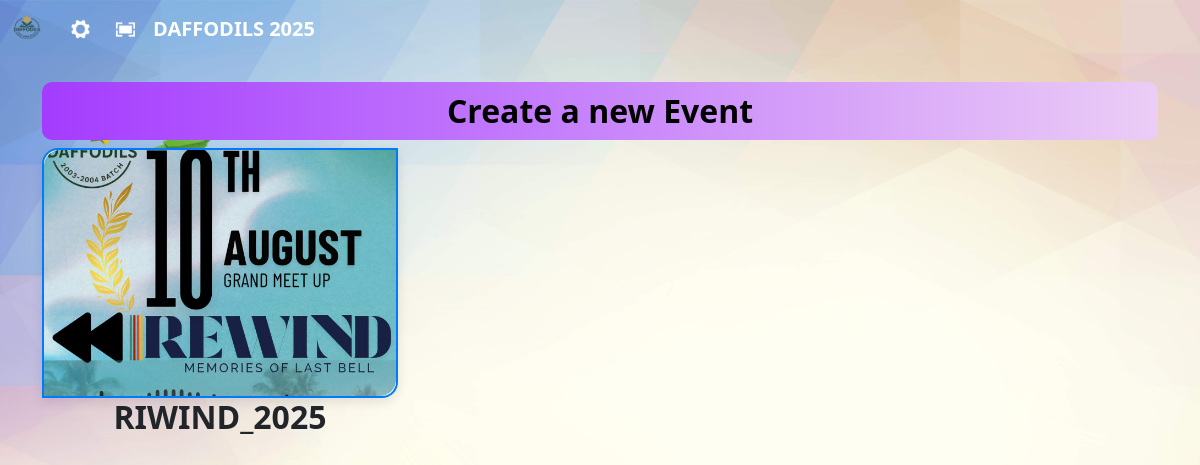
/event/ (signed in), run on the app's committed database.
### userapp/models.py (models this page shows, shortened)
class events(models.Model):
    name = models.CharField(max_length=20, unique=True)
    photo = models.ImageField(upload_to='user_photos/', blank=True, null=True)

### manager/views.py (the view)
# urls.py: path('event/', views.event, name='event'),
@daffodils_required
def event(request):
    profiles = events.objects.all()
    return render(request, 'event.html', {'profiles': profiles})

### manager/views.py (called while the page is built)
def daffodils_required(view_func):
    @wraps(view_func)
    @login_required
    def _wrapped_view(request, *args, **kwargs):
        if request.user.username == 'daffodils':
            return view_func(request, *args, **kwargs)
        return HttpResponseForbidden("Access denied: You are not authorized to view this page.")
    return _wrapped_view

### templates/event.html (shortened to what this page needs)
{% extends 'blank_layout.html' %}
{% load static %}
{% block content %}
<div class="container pt-4">
    <a style="text-decoration: none;" href="{% url 'add_event' %}"><h2 class="text-center nav-button1">Create a new Event</h2></a>
    <div class="row">
        {% for profile in profiles %}
        <div class="col-12 col-md-4">
            <div class="profile-card">
                <a href="{% url 'event_detail' profile.id %}" title="{{ profile.name }}">
                    {% if profile.photo %}
                    <img src="{{ profile.photo.url }}" alt="{{ profile.name }} photo" class="photo-rounded" />
                    {% else %}
                    <img src="{% static 'images/prp.png' %}" alt="Default photo" class="photo-rounded" />
                    {% endif %}
                </a>
            </div>
            <h2 class="pb-2" style="text-align: center; font-weight: bold;">{{ profile.name |upper}}</h2>
        </div>
        {% empty %}
        <p>No events found.</p>
        {% endfor %}
    </div>
</div>
{% endblock %}

### templates/event.html (style rules this page uses)
.nav-button1 { align-items: center; background: linear-gradient(to right, #a43cff, #ebcdf6); color: rgb(0, 0, 0); padding: 10px 20px; text-decoration: none; border-radius: 10px; font-weight: bold; transition: background-color 0.3s ease; }
.profile-card { border: 2px solid #007bff; border-top-left-radius: 1rem; border-bottom-right-radius: 1rem; border-top-right-radius: 0; border-bottom-left-radius: 0; overflow: hidden; box-shadow: 0 4px 12px rgba(0, 0, 0, 0.1); transition: transform 0.2s ease; background-color: #fff; width: 100%; height: 250PX; }
.photo-rounded { width: 100%; height: 100%; object-fit: cover; border-top-left-radius: 1rem; border-bottom-right-radius: 1rem; border-top-right-radius: 0; border-bottom-left-radius: 0; display: block; }

### data on the page
events: photo (picture), name "RIWIND_2025"
